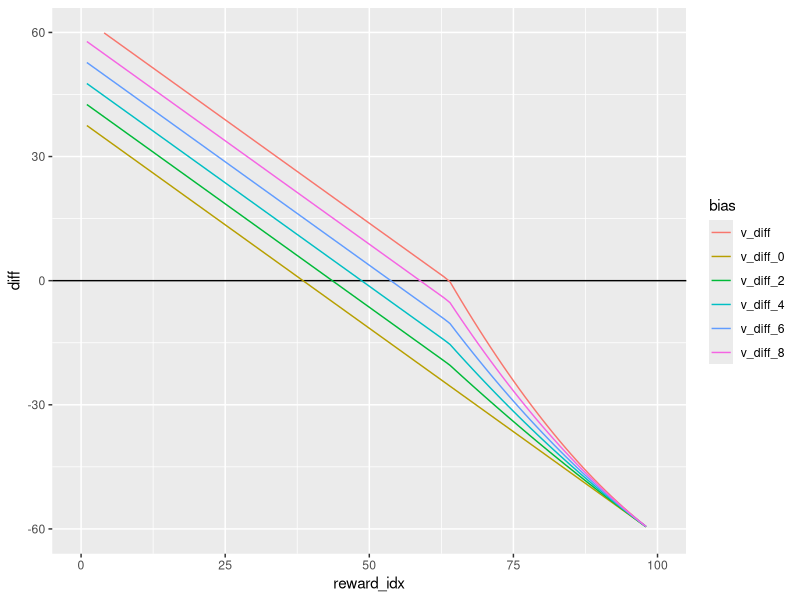
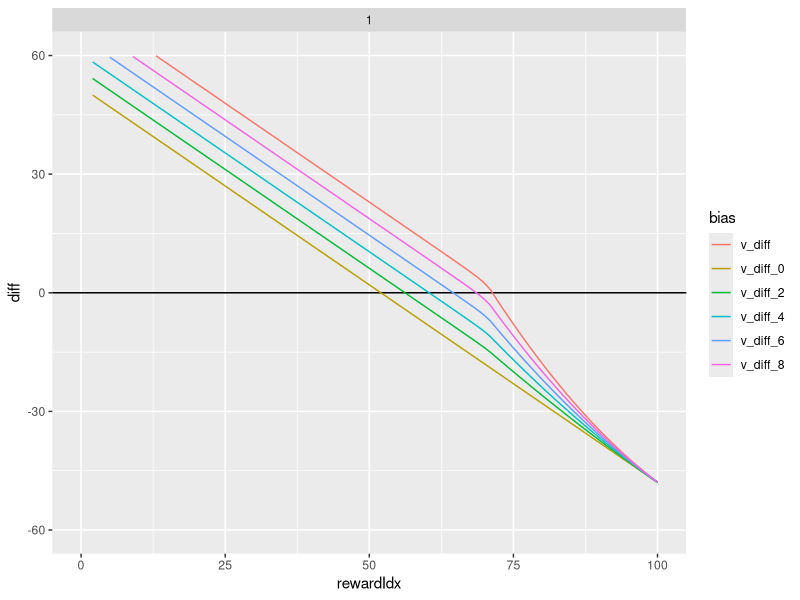

Write R code to recreate these figures, in order.
library("ggplot2")
library("dplyr")
library("tidyr")
library("reshape2")

optimal_values <- function (discount, ntrials, minreward=4, maxreward=12, pbad=.333, badcost=0) {
  ngood <- maxreward - minreward + 1
  n <- ngood + 1
  explore_values <- matrix(0, nrow=ntrials, ncol=n)
  exploit_values <- matrix(0, nrow=ntrials, ncol=n)
  exploit_rewards <- t(replicate(ntrials, c(badcost, minreward:maxreward)))
  explore_rewards <- matrix((minreward + (maxreward - minreward) / 2) * (1-pbad) + badcost * pbad, nrow=ntrials, ncol=n)
  values <- matrix(0, nrow=ntrials, ncol=n)
  explore_values[ntrials,] <- explore_rewards[ntrials,]
  exploit_values[ntrials,] <- exploit_rewards[ntrials,]
  values[ntrials,] <- pmax(exploit_values[ntrials,], explore_values[ntrials,])
  for (i in (ntrials-1):1) {
    exploit_values[i,] <- c(badcost, minreward:maxreward) + discount * values[i+1,]
    explore_values[i,] <- sapply(1:n, function (x) {
      pbad * (badcost + discount * values[i+1, x]) + (1 - pbad) * mean(minreward:maxreward + discount * values[i+1, pmax(x, 2:n)])
    })
    values[i,] <- pmax(exploit_values[i,], explore_values[i,])
  }
  reward_diff <- explore_rewards - exploit_rewards
  VoI_diff <- explore_values - exploit_values - reward_diff
  return(list(exploit_values=exploit_values,
              explore_values=explore_values,
              reward_diff=reward_diff,
              VoI_diff=VoI_diff))
}

optimal_values_indefinite <- function (discount, outcomes=c(0:100), outcome_probs=c(), tol=.00001) {
  outcome_probs <- outcome_probs/sum(outcome_probs)
  n <- length(outcomes)
  trans_explore <- matrix(0, n, n)
  trans_exploit <- diag(n)
  rew_explore <- matrix(0, n, n)
  rew_exploit <- diag(n) * outcomes
  reward_exploit <- outcomes
  for (i in 1:n) {
    for (j in 1:n) {
      if (j > i) {
        trans_explore[i, j] <- outcome_probs[j]
        rew_explore[i, j] <- reward_exploit[j]
      } else if (i == j){
        trans_explore[i,j] <- sum(outcome_probs[1:i])
        rew_explore[i, j] <- (sum(reward_exploit[1:i]*outcome_probs[1:i]))/sum(outcome_probs[1:i])
      }
    }
  }
  values <- rep(0, n)
  delta <- tol + 1
  while (delta > tol ) {
    old_values <- values
    disc_values <- values * discount
    values_explore <- sweep(rew_explore, MARGIN=2, disc_values, `+`)
    values_explore <- trans_explore * values_explore
    values_explore <- apply(values_explore, MARGIN=1, sum)
    values_exploit <- sweep(rew_exploit, MARGIN=2, disc_values, `+`)
    values_exploit <- trans_exploit * values_exploit
    values_exploit <- apply(values_exploit, MARGIN=1, sum)
    values <- pmax(values_exploit, values_explore)
    delta <- max(abs(values - old_values))
  }
  reward_explore <- rep(sum(outcome_probs*outcomes), n)
  reward_diff <- reward_explore - reward_exploit
  VoI_diff <- values_explore - values_exploit - reward_diff
  data.frame(reward_idx=1:length(values_explore),
       values_explore=values_explore,
       values_exploit=values_exploit,
       reward_explore=reward_explore,
       reward_exploit=reward_exploit,
       values=values,
       reward_diff=reward_diff,
       VoI_diff=VoI_diff
       )
}

df <- optimal_values_indefinite(5/6, outcomes=1:100, outcome_probs=c(33, rep(1, 99)))
df$v_diff <- df$reward_diff + df$VoI_diff
df$v_diff_8 <- df$reward_diff + .8 * df$VoI_diff
df$v_diff_6 <- df$reward_diff + .6 * df$VoI_diff
df$v_diff_4 <- df$reward_diff + .4 * df$VoI_diff
df$v_diff_2 <- df$reward_diff + .2 * df$VoI_diff
df$v_diff_0 <- df$reward_diff
df <- df %>%
  select(reward_idx, v_diff, v_diff_8, v_diff_6, v_diff_4, v_diff_2, v_diff_0) %>%
  gather(bias, diff, -reward_idx)
ggplot(df, aes(x=reward_idx, y=diff, group=bias)) + geom_hline(yintercept=0) + geom_line(aes(color=bias)) + xlim(0, 100) + ylim(-60, 60)

test <- optimal_values(5/6, 10, minreward=0, maxreward=100, pbad=0, badcost=0)
df <- melt(test$exploit_values)
df <- setNames(df, c("trial", "rewardIdx", "exploit_value"))
df$explore_value <- melt(test$explore_values)[,3]
df$reward_diff <- melt(test$reward_diff)[,3]
df$VoI_diff <- melt(test$VoI_diff)[,3]

df$v_diff <- df$reward_diff + df$VoI_diff
df$v_diff_8 <- df$reward_diff + .8 * df$VoI_diff
df$v_diff_6 <- df$reward_diff + .6 * df$VoI_diff
df$v_diff_4 <- df$reward_diff + .4 * df$VoI_diff
df$v_diff_2 <- df$reward_diff + .2 * df$VoI_diff
df$v_diff_0 <- df$reward_diff

df <- df %>%
  select(-reward_diff, -VoI_diff, -exploit_value, -explore_value) %>%
  gather(bias, diff, -trial, -rewardIdx) %>%
  filter(rewardIdx > 1) %>%
  filter(trial == 1)

## plot of how optimal effect changes as the end of the experiment is reached
ggplot(df, aes(x=rewardIdx, y=diff, group=bias)) + geom_hline(yintercept=0) + geom_line(aes(color=bias)) + xlim(0, 100) + ylim(-60, 60)+ facet_wrap(~trial)
